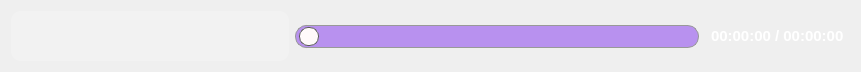
   <widget class="QFrame" name="frame_3">
    <property name="geometry">
     <rect>
      <x>10</x>
      <y>480</y>
      <width>861</width>
      <height>66</height>
     </rect>
    </property>
    <property name="frameShape">
     <enum>QFrame::NoFrame</enum>
    </property>
    <property name="frameShadow">
     <enum>QFrame::Raised</enum>
    </property>
    <layout class="QHBoxLayout" name="horizontalLayout_2">
     <item>
      <widget class="QFrame" name="frame_4">
       <property name="styleSheet">
        <string notr="true">background-color: rgba(255, 255, 255, 50);
border-radius:10px;</string>
       </property>
       <property name="frameShape">
        <enum>QFrame::NoFrame</enum>
       </property>
       <property name="frameShadow">
        <enum>QFrame::Raised</enum>
       </property>
       <layout class="QHBoxLayout" name="horizontalLayout">
        <item>
         <widget class="QPushButton" name="play_btn">
          <property name="minimumSize">
           <size>
            <width>30</width>
            <height>30</height>
           </size>
          </property>
          <property name="cursor">
           <cursorShape>PointingHandCursor</cursorShape>
          </property>
          <property name="styleSheet">
           <string notr="true">QPushButton{
	background-color: rgba(255, 255, 255, 0);
	background-repeat:no-repeat;
	border:none;
	background-position:center center;

}

QPushButton:hover{
	background-color: rgba(255,255,255,100);
}

QPushButton:pressed{
background-color: rgb(112, 0, 132);
color: rgb(255, 255, 255);
}
</string>
          </property>
          <property name="text">
           <string/>
          </property>
          <property name="icon">
           <iconset resource="res.qrc">
            <normaloff>:/img/utils/images/pase.png</normaloff>:/img/utils/images/pase.png</iconset>
          </property>
          <property name="flat">
           <bool>true</bool>
          </property>
         </widget>
        </item>
        <item>
         <widget class="QPushButton" name="pause_btn">
          <property name="minimumSize">
           <size>
            <width>30</width>
            <height>30</height>
           </size>
          </property>
          <property name="cursor">
           <cursorShape>PointingHandCursor</cursorShape>
          </property>
          <property name="styleSheet">
           <string notr="true">QPushButton{
	background-color: rgba(255, 255, 255, 0);
	background-repeat:no-repeat;
	border:none;
	background-position:center center;

}

QPushButton:hover{
	background-color: rgba(255,255,255,100);
}

QPushButton:pressed{
background-color: rgb(112, 0, 132);
color: rgb(255, 255, 255);
}</string>
          </property>
          <property name="text">
           <string/>
          </property>
          <property name="icon">
           <iconset resource="res.qrc">
            <normaloff>:/img/utils/images/play.png</normaloff>:/img/utils/images/play.png</iconset>
          </property>
          <property name="flat">
           <bool>true</bool>
          </property>
         </widget>
        </item>
        <item>
         <widget class="QPushButton" name="stop_btn">
          <property name="minimumSize">
           <size>
            <width>30</width>
            <height>30</height>
           </size>
          </property>
          <property name="cursor">
           <cursorShape>PointingHandCursor</cursorShape>
          </property>
          <property name="styleSheet">
           <string notr="true">QPushButton{
	background-color: rgba(255, 255, 255, 0);
	background-repeat:no-repeat;
	border:none;
	background-position:center center;

}

QPushButton:hover{
	background-color: rgba(255,255,255,100);
}

QPushButton:pressed{
background-color: rgb(112, 0, 132);
color: rgb(255, 255, 255);
}
</string>
          </property>
          <property name="text">
           <string/>
          </property>
          <property name="icon">
           <iconset resource="res.qrc">
            <normaloff>:/img/utils/images/stop.png</normaloff>:/img/utils/images/stop.png</iconset>
          </property>
          <property name="flat">
           <bool>true</bool>
          </property>
         </widget>
        </item>
        <item>
         <widget class="QPushButton" name="previous_btn">
          <property name="minimumSize">
           <size>
            <width>30</width>
            <height>30</height>
           </size>
          </property>
          <property name="cursor">
           <cursorShape>PointingHandCursor</cursorShape>
          </property>
          <property name="styleSheet">
           <string notr="true">QPushButton{
	background-color: rgba(255, 255, 255, 0);
	background-repeat:no-repeat;
	border:none;
	background-position:center center;

}

QPushButton:hover{
	background-color: rgba(255,255,255,100);
}

QPushButton:pressed{
background-color: rgb(112, 0, 132);
color: rgb(255, 255, 255);
}</string>
          </property>
          <property name="text">
           <string/>
          </property>
          <property name="icon">
           <iconset resource="res.qrc">
            <normaloff>:/img/utils/images/pre.png</normaloff>:/img/utils/images/pre.png</iconset>
          </property>
          <property name="flat">
           <bool>true</bool>
          </property>
         </widget>
        </item>
        <item>
         <widget class="QPushButton" name="next_btn">
          <property name="minimumSize">
           <size>
            <width>32</width>
            <height>30</height>
           </size>
          </property>
          <property name="maximumSize">
           <size>
            <width>25</width>
            <height>16777215</height>
           </size>
          </property>
          <property name="cursor">
           <cursorShape>PointingHandCursor</cursorShape>
          </property>
          <property name="styleSheet">
           <string notr="true">QPushButton{
	background-color: rgba(255, 255, 255, 0);
	background-repeat:no-repeat;
	border:none;
	background-position:center center;

}

QPushButton:hover{
	background-color: rgba(255,255,255,100);
}

QPushButton:pressed{
background-color: rgb(112, 0, 132);
color: rgb(255, 255, 255);
}</string>
          </property>
          <property name="text">
           <string/>
          </property>
          <property name="icon">
           <iconset resource="res.qrc">
            <normaloff>:/img/utils/images/next.png</normaloff>:/img/utils/images/next.png</iconset>
          </property>
          <property name="iconSize">
           <size>
            <width>32</width>
            <height>16</height>
           </size>
          </property>
          <property name="flat">
           <bool>true</bool>
          </property>
         </widget>
        </item>
        <item>
         <widget class="QPushButton" name="loop_one_btn">
          <property name="minimumSize">
           <size>
            <width>32</width>
            <height>30</height>
           </size>
          </property>
          <property name="maximumSize">
           <size>
            <width>25</width>
            <height>16777215</height>
           </size>
          </property>
          <property name="cursor">
           <cursorShape>PointingHandCursor</cursorShape>
          </property>
          <property name="styleSheet">
           <string notr="true">QPushButton{
	background-color: rgba(255, 255, 255, 0);
	background-repeat:no-repeat;
	border:none;
	background-position:center center;

}

QPushButton:hover{
	background-color: rgba(255,255,255,100);
}

QPushButton:checked{
	background-color: rgba(255,255,255,100);
}

QPushButton:pressed{
background-color: rgb(112, 0, 132);
color: rgb(255, 255, 255);
}
</string>
          </property>
          <property name="text">
           <string/>
          </property>
          <property name="icon">
           <iconset resource="res.qrc">
            <normaloff>:/img/utils/images/loop-one.png</normaloff>:/img/utils/images/loop-one.png</iconset>
          </property>
          <property name="iconSize">
           <size>
            <width>32</width>
            <height>16</height>
           </size>
          </property>
          <property name="checkable">
           <bool>true</bool>
          </property>
          <property name="flat">
           <bool>true</bool>
          </property>
         </widget>
        </item>
        <item>
         <widget class="QPushButton" name="shuffle_songs_btn">
          <property name="minimumSize">
           <size>
            <width>32</width>
            <height>30</height>
           </size>
          </property>
          <property name="maximumSize">
           <size>
            <width>25</width>
            <height>16777215</height>
           </size>
          </property>
          <property name="cursor">
           <cursorShape>PointingHandCursor</cursorShape>
          </property>
          <property name="styleSheet">
           <string notr="true">QPushButton{
	background-color: rgba(255, 255, 255, 0);
	background-repeat:no-repeat;
	border:none;
	background-position:center center;

}

QPushButton:hover{
	background-color: rgba(255,255,255,100);
}


QPushButton:checked{
	background-color: rgba(255,255,255,100);
}

QPushButton:pressed{
background-color: rgb(112, 0, 132);
color: rgb(255, 255, 255);
}</string>
          </property>
          <property name="text">
           <string/>
          </property>
          <property name="icon">
           <iconset resource="res.qrc">
            <normaloff>:/img/utils/images/play-random.png</normaloff>:/img/utils/images/play-random.png</iconset>
          </property>
          <property name="iconSize">
           <size>
            <width>32</width>
            <height>16</height>
           </size>
          </property>
          <property name="checkable">
           <bool>true</bool>
          </property>
          <property name="flat">
           <bool>true</bool>
          </property>
         </widget>
        </item>
       </layout>
      </widget>
     </item>
     <item>
      <widget class="QSlider" name="music_slider">
       <property name="minimumSize">
        <size>
         <width>0</width>
         <height>50</height>
        </size>
       </property>
       <property name="cursor">
        <cursorShape>PointingHandCursor</cursorShape>
       </property>
       <property name="styleSheet">
        <string notr="true">QSlider::groove:horizontal {
    border: 1px solid #999999;
    height: 15px; 
   padding:3px;
	background: rgba(100, 0, 240, 100);
    margin: 2px 0;
	border-radius:11px;
}

QSlider::handle:horizontal {
    background:  rgb(255, 250, 250);
    border: 1px solid #5c5c5c;
    width: 18px;
    margin: -2px 0;
    border-radius: 9px;
}</string>
       </property>
       <property name="orientation">
        <enum>Qt::Horizontal</enum>
       </property>
      </widget>
     </item>
     <item>
      <widget class="QLabel" name="time_label">
       <property name="maximumSize">
        <size>
         <width>16777215</width>
         <height>35</height>
        </size>
       </property>
       <property name="font">
        <font>
         <pointsize>11</pointsize>
         <weight>75</weight>
         <bold>true</bold>
        </font>
       </property>
       <property name="styleSheet">
        <string notr="true">color: rgb(255, 255, 255);
padding:2px;
border-radius:5px</string>
       </property>
       <property name="text">
        <string>00:00:00 / 00:00:00</string>
       </property>
      </widget>
     </item>
    </layout>
   </widget>
